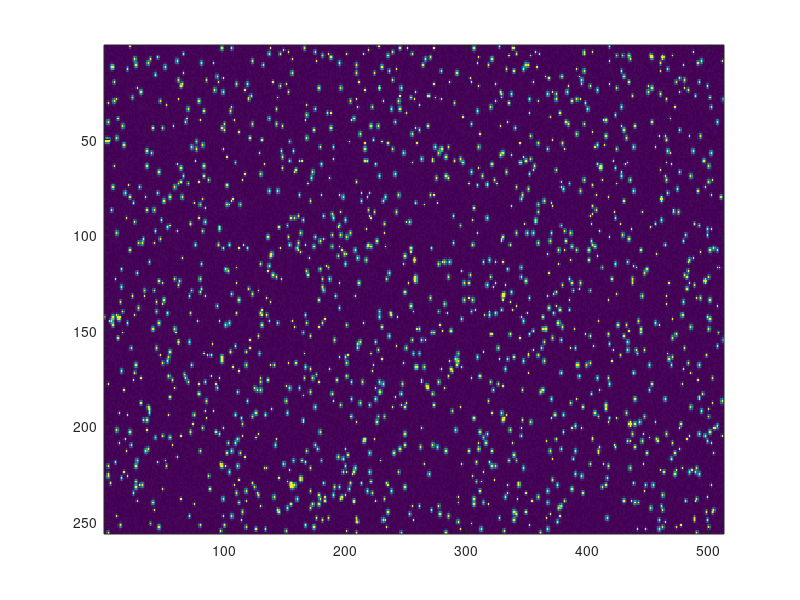

The MATLAB script that drew this image: (Note: this script raises an error after producing the figure.)
%% Test dic on constructed data
% 1. Make fake data
% 2. Shift frame
% 3. Apply dic
% 4. Check result

%% Make fake data
% Define image size
imgSize = [256, 512];
% Define number of spots
Img = zeros(imgSize, 'uint8');
Img = uint8(rand(imgSize) * (6));

% Add synthetic Gaussian spots to the image
[xGrid, yGrid] = meshgrid(1:imgSize(2), 1:imgSize(1));
nSpots = 1600;
for spot = 1:nSpots
    spotX = randi([1, imgSize(2)]);
    spotY = randi([1, imgSize(1)]);
    spotW = randi([1, 3]) * 5e-1;
    Img = Img + uint8(255 * exp(-((xGrid - spotX).^2 + (yGrid - spotY).^2) / (spotW)));
end

imagesc(Img);

%% Shift frame
shift = 2;
shiftdim = 1;
ImgCurr = Img;
ImgPrev = circshift(Img,shift,shiftdim);

% subplot(1, 2, 1);
% imagesc(ImgPrev_dic);
% 
% subplot(1, 2, 2);
% imagesc(ImgCurr_dic);

%% Do DIC
window_shift = 60;
window.rows = [1+window_shift, size(ImgCurr, 1)-window_shift];
window.cols = [1+window_shift, size(ImgCurr, 2)-window_shift];
pixel.w = 1;
pixel.h = 1;

LS = 20;
LG = 40;
skip = 10;
subpixel_mode = "interpolate_image";
data = DIC(im2double(ImgPrev), im2double(ImgCurr), window, pixel, LS, LG, skip, subpixel_mode, 1);
